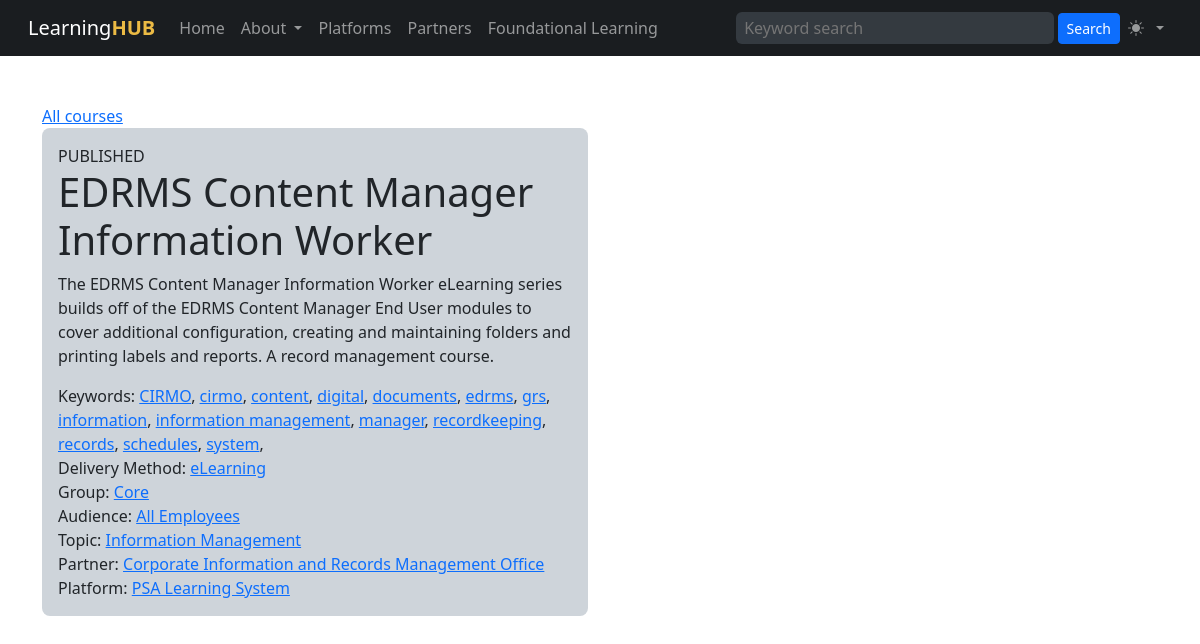
/course.php?cid=31, run on the app's committed database.
### tables this page shows
CREATE TABLE "courses" (
    "id" INTEGER PRIMARY KEY AUTOINCREMENT NOT NULL,
    "status" VARCHAR NOT NULL,
    "sortorder" INTEGER,
    "name" VARCHAR NOT NULL,
    "slug" VARCHAR,
    "description" VARCHAR NOT NULL,
    "created" DATETIME NOT NULL,
    "modified" DATETIME,
    "platform_last_updated" DATETIME,
    "expiry_date" DATETIME,
    "user_idir" VARCHAR,
    "course_id" INTEGER,
    "weight" INTEGER,
    "url" VARCHAR,
    "search" TEXT,
    "keywords" VARCHAR,
    "refresh_cycle" TEXT,
    "partner_id" INTEGER,
    "platform_id" INTEGER,
    "dmethod_id" INTEGER,
    "group_id" INTEGER,
    "audience_id" INTEGER,
    "topic_id" INTEGER,
    FOREIGN KEY(partner_id) REFERENCES learning_partners(id),
    FOREIGN KEY(platform_id) REFERENCES learning_platforms(id),
    FOREIGN KEY(dmethod_id) REFERENCES delivery_methods(id),
    FOREIGN KEY(group_id) REFERENCES groups(id),
    FOREIGN KEY(audience_id) REFERENCES audiences(id),
    FOREIGN KEY(topic_id) REFERENCES topics(id)
);

CREATE TABLE "delivery_methods" (
    "id" INTEGER PRIMARY KEY AUTOINCREMENT NOT NULL,
    "created" DATETIME,
    "modified" DATETIME,
    "sortorder" INTEGER,
    "name" VARCHAR,
    "slug" VARCHAR,
    "description" VARCHAR,
    "icon" VARCHAR,
    "color" VARCHAR
);

CREATE TABLE "groups" (
    "id" INTEGER PRIMARY KEY AUTOINCREMENT NOT NULL,
    "created" DATETIME,
    "modified" DATETIME,
    "sortorder" INTEGER,
    "name" VARCHAR,
    "slug" VARCHAR,
    "description" VARCHAR,
    "icon" VARCHAR,
    "color" VARCHAR
);

CREATE TABLE "audiences" (
    "id" INTEGER PRIMARY KEY AUTOINCREMENT NOT NULL,
    "created" DATETIME,
    "modified" DATETIME,
    "sortorder" INTEGER,
    "name" VARCHAR,
    "slug" VARCHAR,
    "description" VARCHAR,
    "icon" VARCHAR,
    "color" VARCHAR
);

CREATE TABLE "topics" (
    "id" INTEGER PRIMARY KEY AUTOINCREMENT NOT NULL,
    "created" DATETIME,
    "modified" DATETIME,
    "sortorder" INTEGER,
    "name" VARCHAR,
    "slug" VARCHAR,
    "description" VARCHAR,
    "icon" VARCHAR,
    "color" VARCHAR
);

CREATE TABLE "learning_partners" (
    "id" INTEGER PRIMARY KEY AUTOINCREMENT NOT NULL,
    "created" DATETIME,
    "modified" DATETIME,
    "sortorder" INTEGER,
    "name" VARCHAR,
    "slug" VARCHAR,
    "description" VARCHAR,
    "icon" VARCHAR,
    "logo" VARCHAR,
    "color" VARCHAR,
    "url" VARCHAR,
    "admin_name" VARCHAR,
    "admin_email" VARCHAR
);

CREATE TABLE "learning_platforms" (
    "id" INTEGER PRIMARY KEY AUTOINCREMENT NOT NULL,
    "created" DATETIME,
    "modified" DATETIME,
    "sortorder" INTEGER,
    "name" VARCHAR,
    "slug" VARCHAR,
    "description" VARCHAR,
    "logo" VARCHAR,
    "icon" VARCHAR,
    "color" VARCHAR,
    "url" VARCHAR
);

### course.php (the view)
<?php
$db = new SQLite3('courses.sqlite', SQLITE3_OPEN_CREATE | SQLITE3_OPEN_READWRITE);
$db->enableExceptions(true);
?>
<?php require('template/header.php') ?>
<div class="container">
<div class="row">
<div class="col-md-6">
<div><a href="courses.php">All courses</a></div>
<?php
$cid = $_GET['cid'] ?? 0;
$sql = 'SELECT
            c.id AS cid,
            c.name AS cname,
            c.status AS cstatus,
            c.description AS cdesc,
            c.keywords AS ckeys,
            dm.id AS dmid,
            dm.name AS dmname,
            g.name AS groupname,
            g.id AS groupid,
            a.name AS audiencename,
            a.id AS audienceid,
            top.name AS topicname,
            top.id AS topicid,
            pa.name AS partnername,
            pa.id AS partnerid,
            plat.name AS platformname,
            plat.id AS platformid
        FROM
            courses c
        JOIN delivery_methods dm ON dm.id = c.dmethod_id
        JOIN groups g ON g.id = c.group_id
        JOIN audiences a ON a.id = c.audience_id
        JOIN topics top ON top.id = c.topic_id
        JOIN learning_partners pa ON pa.id = c.partner_id
        JOIN learning_platforms plat ON plat.id = c.platform_id
        WHERE c.id = ' . $cid . ';';
$statement = $db->prepare($sql);
$result = $statement->execute();
?>
<?php while ($row = $result->fetchArray()): ?>
    <div class="p-3 mb-2 bg-dark-subtle rounded-3">
        <div><?= strtoupper($row['cstatus']) ?></div>
        <h1><?= $row['cname'] ?></h1>
        <div class="mb-3"><?= $row['cdesc'] ?></div>
        <?php if(!empty($row['ckeys'])): ?>
        <?php $keys = explode(',',$row['ckeys']) ?>
        <div>
        Keywords:
        <?php foreach($keys as $k): ?>
        <a href="keyword.php?keyword=<?= $k ?>"><?= $k ?></a>,
        <?php endforeach ?>
        </div>
        <?php endif ?>
        <div>Delivery Method: <a href="filter.php?dmethod=<?= $row['dmid'] ?>"><?= $row['dmname'] ?></a></div>
        <div>Group: <a href="filter.php?group=<?= $row['groupid'] ?>"><?= $row['groupname'] ?></a></div>
        <div>Audience: <a href="filter.php?audience=<?= $row['audienceid'] ?>"><?= $row['audiencename'] ?></a></div>
        <div>Topic: <a href="filter.php?topic[]=<?= $row['topicid'] ?>"><?= $row['topicname'] ?></a></div>
        <div>Partner: <a href="filter.php?partner=<?= $row['partnerid'] ?>"><?= $row['partnername'] ?></a></div>
        <div>Platform: <a href="filter.php?platform=<?= $row['platformid'] ?>"><?= $row['platformname'] ?></a></div>
    </div>
<?php endwhile ?>
</div>
</div>
</div>
</body>
</html>

### data on the page
courses: status "PUBLISHED", name "EDRMS Content Manager Information Worker", description "The EDRMS Content Manager Information Worker eLearning series builds off of the EDRMS Content Manager End User modules to cover additional configuration, creating and maintaining folders and printing labels and reports. A record management course.", keywords "CIRMO", keywords "cirmo", keywords "content", keywords "digital", keywords "documents", keywords "edrms", keywords "grs", keywords "information", keywords "information management", keywords "manager", keywords "recordkeeping", keywords "records", keywords "schedules", keywords "system", dmethod.name "eLearning", group.name "Core", audience.name "All Employees", topic.name "Information Management", partner.name "Corporate Information and Records Management Office", platform.name "PSA Learning System"
